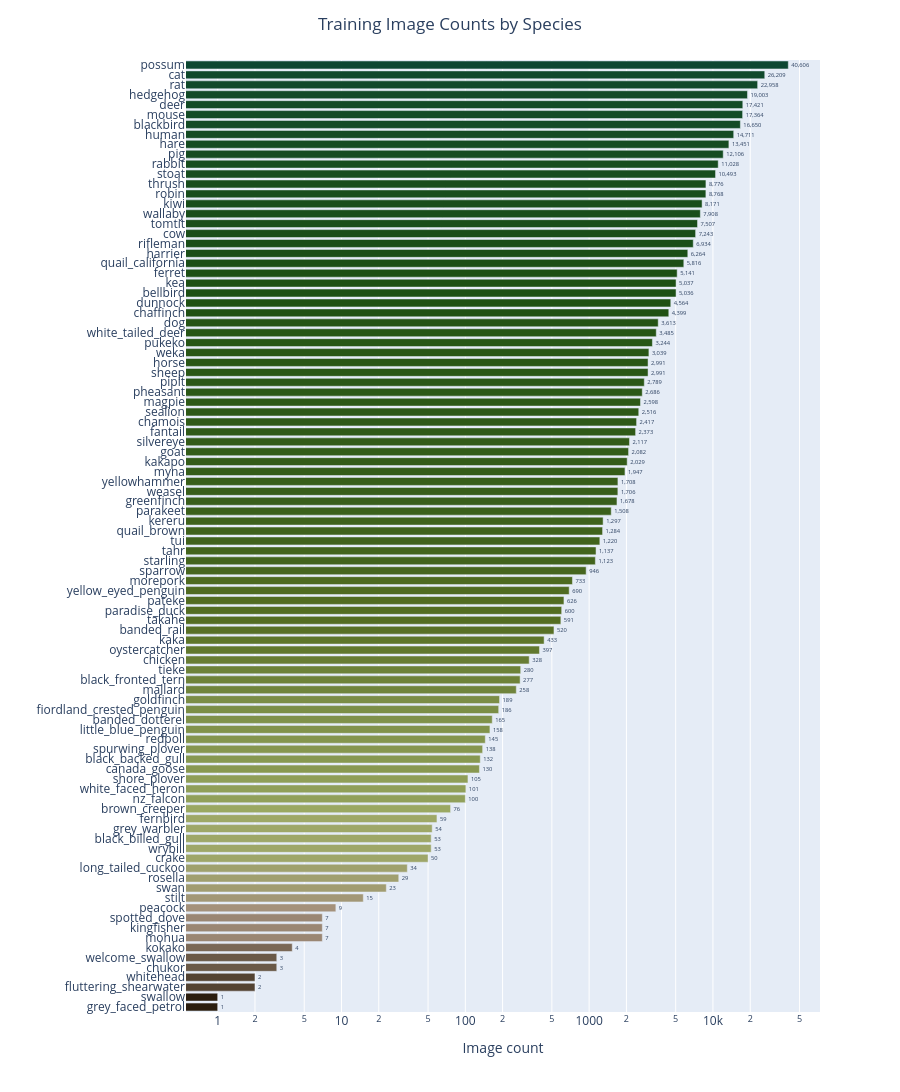

Notebook source saved alongside this figure:
### Code cell
def plot_by_class_size(df, height=1400):
    # Sort by class size
    df['label_counts'] = pd.to_numeric(df['count'], errors='coerce')
    df['log_label_counts'] = np.log10(df['count'])
    df_sorted = df.sort_values(by='count')
    
    fig = px.bar(
        df_sorted,
        x='count',
        y='Species',
        color='log_label_counts',
        orientation='h',
        hover_data=['label_counts'],
        text='label_counts',
        color_continuous_scale=[
            '#2b1d0e', '#a4907c', "#9DAA65", "#546D22", "#1d5013", '#0d4733'
        ],
        range_color=[df['log_label_counts'].min(), df['log_label_counts'].max()],
        log_x=True
    )

    fig.update_traces(
    textposition='outside',
    textfont_size=16,
    texttemplate='%{text:,.0f}',   # 👈 Increase this value as needed
        )

    # Hide color bar and clean layout
    fig.update_layout(
        height=height,
        title='Training Image Counts by Species',
        title_x=0.5,
        coloraxis_showscale=False,  # hide color bar
        yaxis=dict(title=''),
        xaxis=dict(title='Image count')
    )

    # Optional: reverse order so largest is at top
    fig.update_yaxes(categoryorder='total ascending',
                     tickmode='linear')

    fig.show()
    #fig.write_image("/home/olly/Desktop/training_class_sizes.pdf")

plot_by_class_size(class_sizes)

### Figure 1 — Plotly figure (JSON) as saved in the notebook; plotly's stock layout.template omitted (floating-point values rounded to 4 significant figures)
{"data": [{"customdata": [[1], [1], [2], [2], [3], [3], [4], [7], [7], [7], [9], [15], [23], [29], [34], [50], [53], [53], [54], [59], [76], [100], [101], [105], [130], [132], [138], [145], [158], [165], [186], [189], [258], [277], [280], [328], [397], [433], [520], [591], [600], [626], [690], [733], [946], [1123], [1137], [1220], [1284], [1297], [1508], [1678], [1706], [1708], [1947], [2029], [2082], [2117], [2373], [2417], [2516], [2598], [2686], [2789], [2991], [2991], [3039], [3244], [3485], [3613], [4399], [4564], [5036], [5037], [5141], [5816], [6264], [6934], [7243], [7507], [7908], [8171], [8768], [8776], [10493], [11028], [12106], [13451], [14711], [16650], [17364], [17421], [19003], [22958], [26209], [40606]], "hovertemplate": "count=%{x}<br>Species=%{y}<br>label_counts=%{customdata[0]}<br>log_label_counts=%{marker.color}<extra></extra>", "legendgroup": "", "marker": {"color": [0.0, 0.0, 0.301, 0.301, 0.4771, 0.4771, 0.6021, 0.8451, 0.8451, 0.8451, 0.9542, 1.176, 1.362, 1.462, 1.531, 1.699, 1.724, 1.724, 1.732, 1.771, 1.881, 2.0, 2.004, 2.021, 2.114, 2.121, 2.14, 2.161, 2.199, 2.217, 2.27, 2.276, 2.412, 2.442, 2.447, 2.516, 2.599, 2.636, 2.716, 2.772, 2.778, 2.797, 2.839, 2.865, 2.976, 3.05, 3.056, 3.086, 3.109, 3.113, 3.178, 3.225, 3.232, 3.232, 3.289, 3.307, 3.318, 3.326, 3.375, 3.383, 3.401, 3.415, 3.429, 3.445, 3.476, 3.476, 3.483, 3.511, 3.542, 3.558, 3.643, 3.659, 3.702, 3.702, 3.711, 3.765, 3.797, 3.841, 3.86, 3.875, 3.898, 3.912, 3.943, 3.943, 4.021, 4.042, 4.083, 4.129, 4.168, 4.221, 4.24, 4.241, 4.279, 4.361, 4.418, 4.609], "coloraxis": "coloraxis", "pattern": {"shape": ""}}, "name": "", "orientation": "h", "showlegend": false, "text": [1.0, 1.0, 2.0, 2.0, 3.0, 3.0, 4.0, 7.0, 7.0, 7.0, 9.0, 15.0, 23.0, 29.0, 34.0, 50.0, 53.0, 53.0, 54.0, 59.0, 76.0, 100.0, 101.0, 105.0, 130.0, 132.0, 138.0, 145.0, 158.0, 165.0, 186.0, 189.0, 258.0, 277.0, 280.0, 328.0, 397.0, 433.0, 520.0, 591.0, 600.0, 626.0, 690.0, 733.0, 946.0, 1123.0, 1137.0, 1220.0, 1284.0, 1297.0, 1508.0, 1678.0, 1706.0, 1708.0, 1947.0, 2029.0, 2082.0, 2117.0, 2373.0, 2417.0, 2516.0, 2598.0, 2686.0, 2789.0, 2991.0, 2991.0, 3039.0, 3244.0, 3485.0, 3613.0, 4399.0, 4564.0, 5036.0, 5037.0, 5141.0, 5816.0, 6264.0, 6934.0, 7243.0, 7507.0, 7908.0, 8171.0, 8768.0, 8776.0, 10490.0, 11030.0, 12110.0, 13450.0, 14710.0, 16650.0, 17360.0, 17420.0, 19000.0, 22960.0, 26210.0, 40610.0], "textfont": {"size": 16}, "textposition": "outside", "texttemplate": "%{text:,.0f}", "type": "bar", "x": [1, 1, 2, 2, 3, 3, 4, 7, 7, 7, 9, 15, 23, 29, 34, 50, 53, 53, 54, 59, 76, 100, 101, 105, 130, 132, 138, 145, 158, 165, 186, 189, 258, 277, 280, 328, 397, 433, 520, 591, 600, 626, 690, 733, 946, 1123, 1137, 1220, 1284, 1297, 1508, 1678, 1706, 1708, 1947, 2029, 2082, 2117, 2373, 2417, 2516, 2598, 2686, 2789, 2991, 2991, 3039, 3244, 3485, 3613, 4399, 4564, 5036, 5037, 5141, 5816, 6264, 6934, 7243, 7507, 7908, 8171, 8768, 8776, 10493, 11028, 12106, 13451, 14711, 16650, 17364, 17421, 19003, 22958, 26209, 40606], "xaxis": "x", "y": ["grey_faced_petrol", "swallow", "fluttering_shearwater", "whitehead", "chukor", "welcome_swallow", "kokako", "mohua", "kingfisher", "spotted_dove", "peacock", "stilt", "swan", "rosella", "long_tailed_cuckoo", "crake", "wrybill", "black_billed_gull", "grey_warbler", "fernbird", "brown_creeper", "nz_falcon", "white_faced_heron", "shore_plover", "canada_goose", "black_backed_gull", "spurwing_plover", "redpoll", "little_blue_penguin", "banded_dotterel", "fiordland_crested_penguin", "goldfinch", "mallard", "black_fronted_tern", "tieke", "chicken", "oystercatcher", "kaka", "banded_rail", "takahe", "paradise_duck", "pateke", "yellow_eyed_penguin", "morepork", "sparrow", "starling", "tahr", "tui", "quail_brown", "kereru", "parakeet", "greenfinch", "weasel", "yellowhammer", "myna", "kakapo", "goat", "silvereye", "fantail", "chamois", "sealion", "magpie", "pheasant", "pipit", "sheep", "horse", "weka", "pukeko", "white_tailed_deer", "dog", "chaffinch", "dunnock", "bellbird", "kea", "ferret", "quail_california", "harrier", "rifleman", "cow", "tomtit", "wallaby", "kiwi", "robin", "thrush", "stoat", "rabbit", "pig", "hare", "human", "blackbird", "mouse", "deer", "hedgehog", "rat", "cat", "possum"], "yaxis": "y"}], "layout": {"barmode": "relative", "coloraxis": {"cmax": 4.609, "cmin": 0, "colorbar": {"title": {"text": "log_label_counts"}}, "colorscale": [[0, "#2b1d0e"], [0.2, "#a4907c"], [0.4, "#9DAA65"], [0.6, "#546D22"], [0.8, "#1d5013"], [1, "#0d4733"]], "showscale": false}, "height": 1400, "legend": {"tracegroupgap": 0}, "margin": {"t": 60}, "title": {"text": "Training Image Counts by Species", "x": 0.5}, "xaxis": {"anchor": "y", "domain": [0, 1], "title": {"text": "Image count"}, "type": "log"}, "yaxis": {"anchor": "x", "categoryorder": "total ascending", "domain": [0, 1], "tickmode": "linear", "title": {"text": ""}}}}
